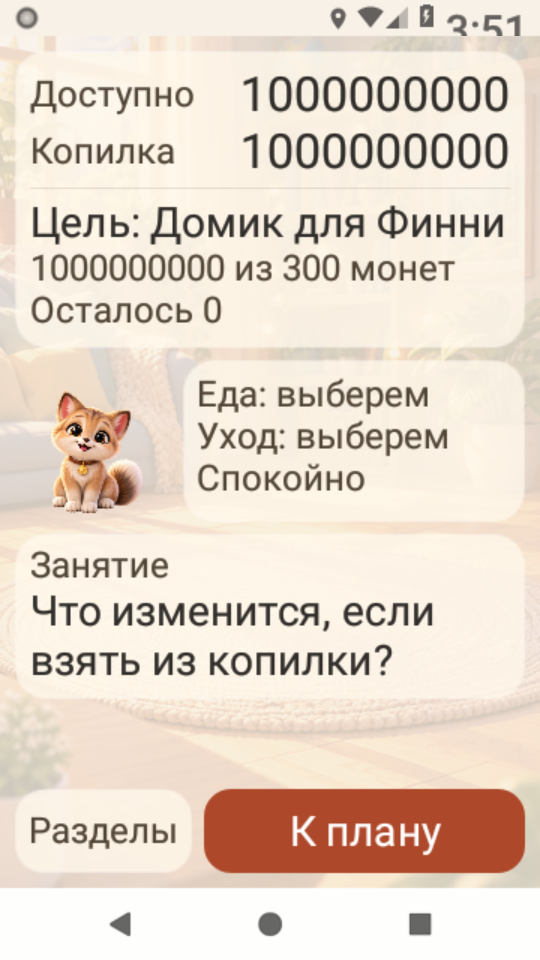
#> input picture artifacts/sprint-9/S9-001-polish/android/DRAFT.png, 1080 x 1920 px, given in place of ordinary.png, which was not available (shown at 1/2 size)
$ python preview.py
#> lines starting #> are read from the running program, lines starting #| are printed output that depends on the picture
from pathlib import Path
from PIL import Image
root=Path(__file__).resolve().parent
out=root/'review';out.mkdir(exist_ok=True)
for name,w,h in [('ordinary',390,844),('small',360,640),('large',360,640),('large-stress',360,640)]:
    im=Image.open(root/'android'/f'{name}.png')
#> im is the input picture: PIL image 1080x1920 RGBA; mean R, G, B, A 230.3, 215.8, 202.2, 255
    scale=min(im.width/w,im.height/h)
#> scale = 2.27
    x=(im.width-w*scale)/2;y=(im.height-h*scale)/2
#> after `x = (im.width - w * scale) / 2`: x = 96.4
#> after `y = (im.height - h * scale) / 2`: y = 0
    im.crop((round(x),round(y),round(x+w*scale),round(y+h*scale))).resize((w,h),Image.Resampling.LANCZOS).save(out/f'{name}.png')
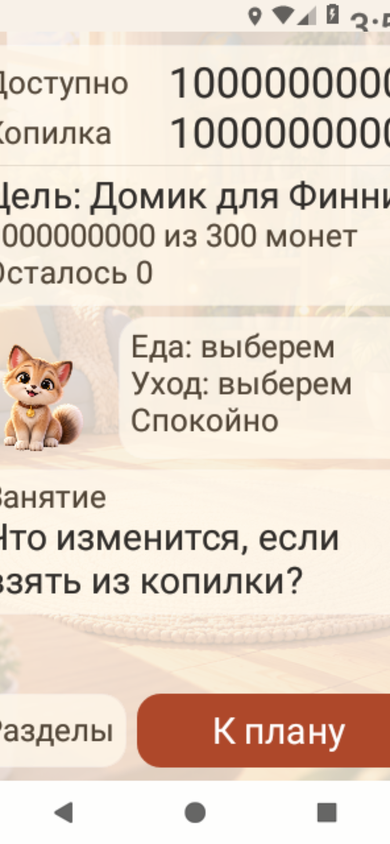
#> saved as ordinary.png: PIL image 390x844 RGBA; mean R, G, B, A 229.2, 214.3, 200.6, 255
#> pass 2 of the loop `for name,w,h in [('ordinary',390,844),('small',360,640),('large',360,6..`:
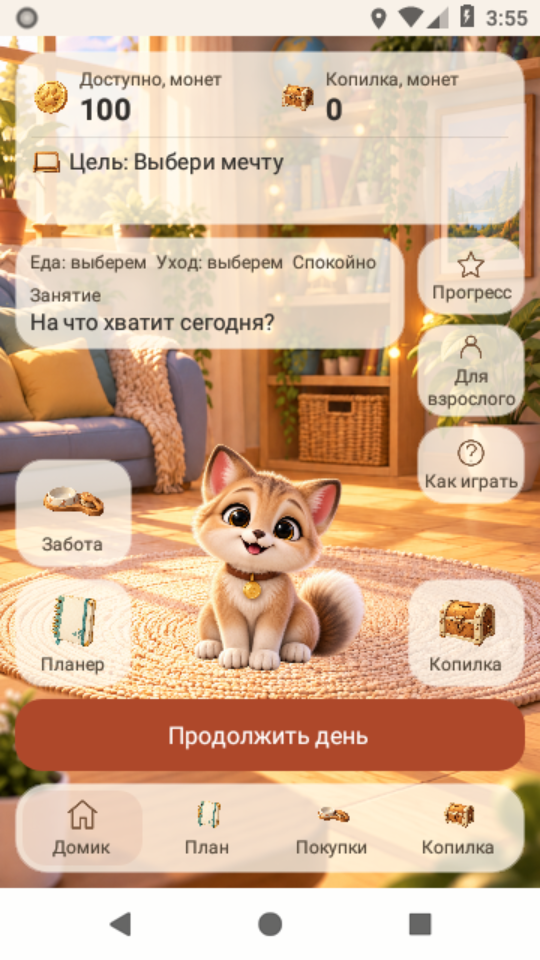
#> input picture artifacts/sprint-9/S9-001-polish/android/empty-small.png, 1080 x 1920 px, given in place of small.png, which was not available (shown at 1/2 size)
#> im is the input picture: PIL image 1080x1920 RGBA; mean R, G, B, A 213.4, 179.8, 152, 255
#> `im.crop((round(x),round(y),round(x+w*scale),round(y+h*scale))).resize(..`:
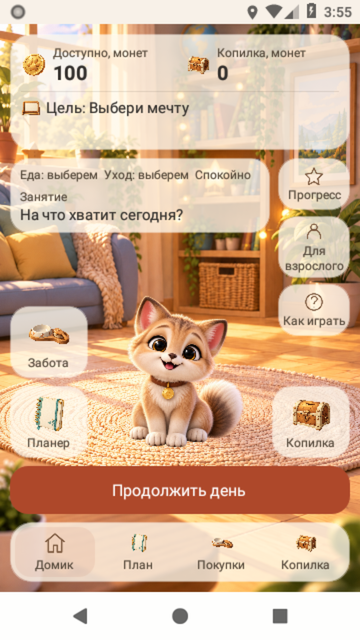
#> saved as small.png: PIL image 360x640 RGBA; mean R, G, B, A 213.4, 179.8, 152, 255
#> (the run stopped early here; a loop or call above may not have finished)
